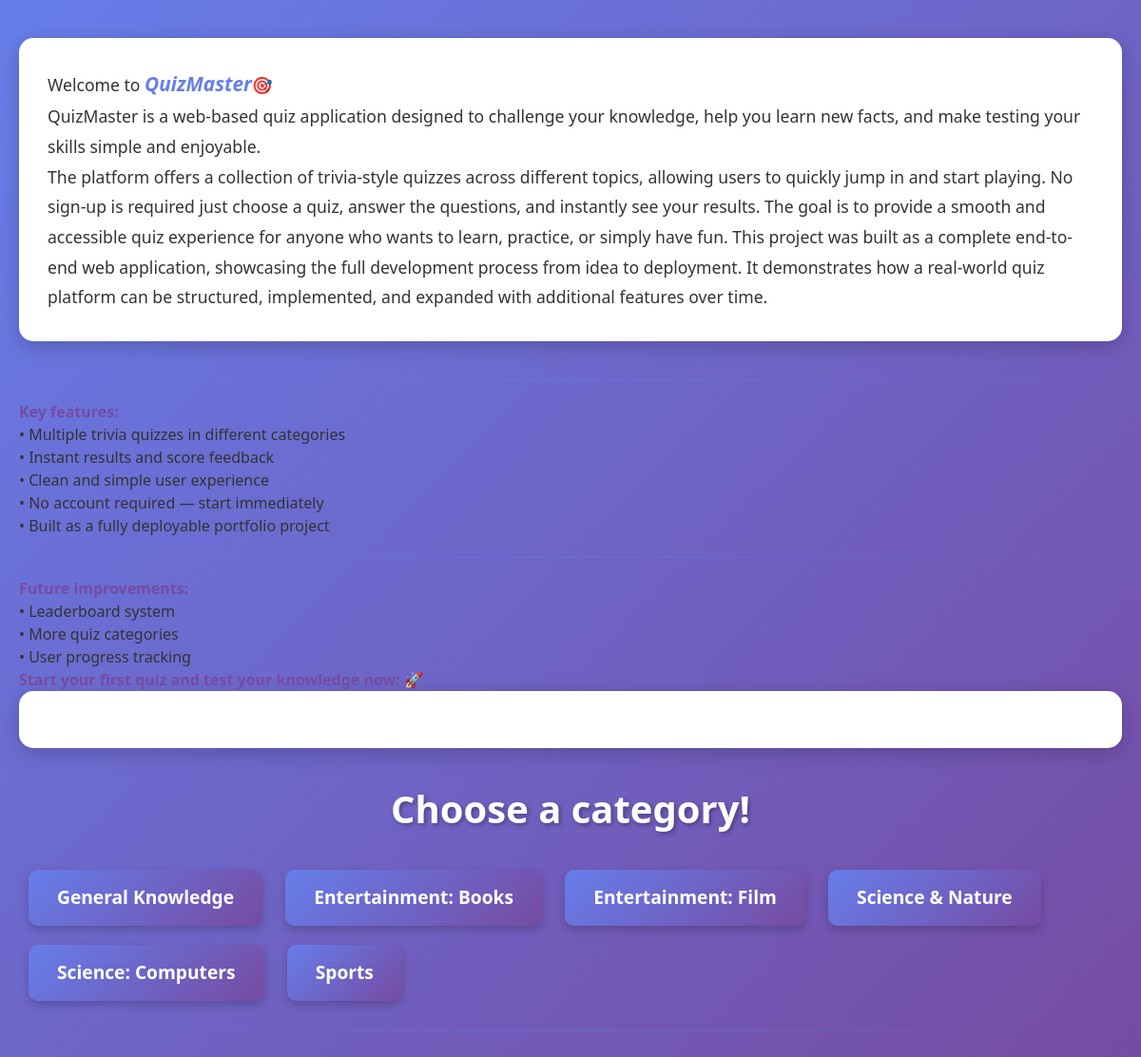
The page / on the database its author committed.
### competition_app/models.py (models this page shows, shortened)
class Category(models.Model):
    name = models.CharField(max_length= 25)
    category_id = models.IntegerField(unique= True)

### competition_app/views.py (the view)
# urls.py: path("", home, name= "home"),
def home(req):
    context = {"categories": Category.objects.all()}
    return render(req, "competition_app/home_page.html", context)

### competition_app/templates/competition_app/home_page.html (shortened to what this page needs)
{% load static %}
<!DOCTYPE html>
<html lang="en" xmlns="http://www.w3.org/1999/html">
<head>
    <link href="https://cdn.jsdelivr.net/npm/bootstrap@5.3.0/dist/css/bootstrap.min.css" rel="stylesheet">
    <link rel="stylesheet" href="{% static 'competition_app/style.css' %}">
</head>
<body>
<p>Welcome to <em><b>QuizMaster</b></em>🎯
<br>
QuizMaster is a web-based quiz application designed to challenge your knowledge, help you learn new facts, and make testing your skills simple and enjoyable.<br> The platform offers a collection of trivia-style quizzes across different topics, allowing users to quickly jump in and start playing.
No sign-up is required just choose a quiz, answer the questions, and instantly see your results. The goal is to provide a smooth and accessible quiz experience for anyone who wants to learn, practice, or simply have fun.
This project was built as a complete end-to-end web application, showcasing the full development process from idea to deployment. It demonstrates how a real-world quiz platform can be structured, implemented, and expanded with additional features over time.<br>
<hr>
<b>Key features:</b><br>
• Multiple trivia quizzes in different categories<br>
• Instant results and score feedback<br>
• Clean and simple user experience<br>
• No account required — start immediately<br>
• Built as a fully deployable portfolio project<br>
<hr>
<b>Future improvements:</b><br>
• Leaderboard system<br>
• More quiz categories<br>
• User progress tracking<br>
    <b>Start your first quiz and test your knowledge now:</b> 🚀
</p>
<h1>Choose a category!</h1>
{% for category in categories %}
    <a href= '{% url  "quiz_start" category.category_id %}' ><button>{{category.name}}</button></a>
{% endfor %}
<hr>
</body>
</html>

### competition_app/static/competition_app/style.css (style rules this page uses)
body { background: linear-gradient(135deg, #667eea 0%, #764ba2 100%); min-height: 100vh; font-family: 'Segoe UI', Tahoma, Geneva, Verdana, sans-serif; padding: 40px 20px; color: #333; }
p { background: white; padding: 30px; border-radius: 15px; box-shadow: 0 5px 20px rgba(0,0,0,0.2); line-height: 1.8; margin-bottom: 40px; font-size: 1.1rem; }
p em b { color: #667eea; font-size: 1.3rem; }
hr { border: none; height: 2px; background: linear-gradient(90deg, transparent, #667eea, transparent); margin: 20px 0; }
b { color: #764ba2; }
h1 { text-align: center; color: white; font-size: 2.5rem; font-weight: bold; text-shadow: 2px 2px 4px rgba(0,0,0,0.3); margin: 40px 0 30px 0; }
a { text-decoration: none; display: inline-block; margin: 10px; }
button { background: linear-gradient(135deg, #667eea 0%, #764ba2 100%); color: white; border: none; padding: 15px 30px; font-size: 1.2rem; font-weight: bold; border-radius: 10px; cursor: pointer; transition: all 0.3s ease; box-shadow: 0 4px 10px rgba(0,0,0,0.2); }

### rows shown on the page
Category: name "General Knowledge"
Category: name "Entertainment: Books"
Category: name "Entertainment: Film"
Category: name "Science & Nature"
Category: name "Science: Computers"
Category: name "Sports"
